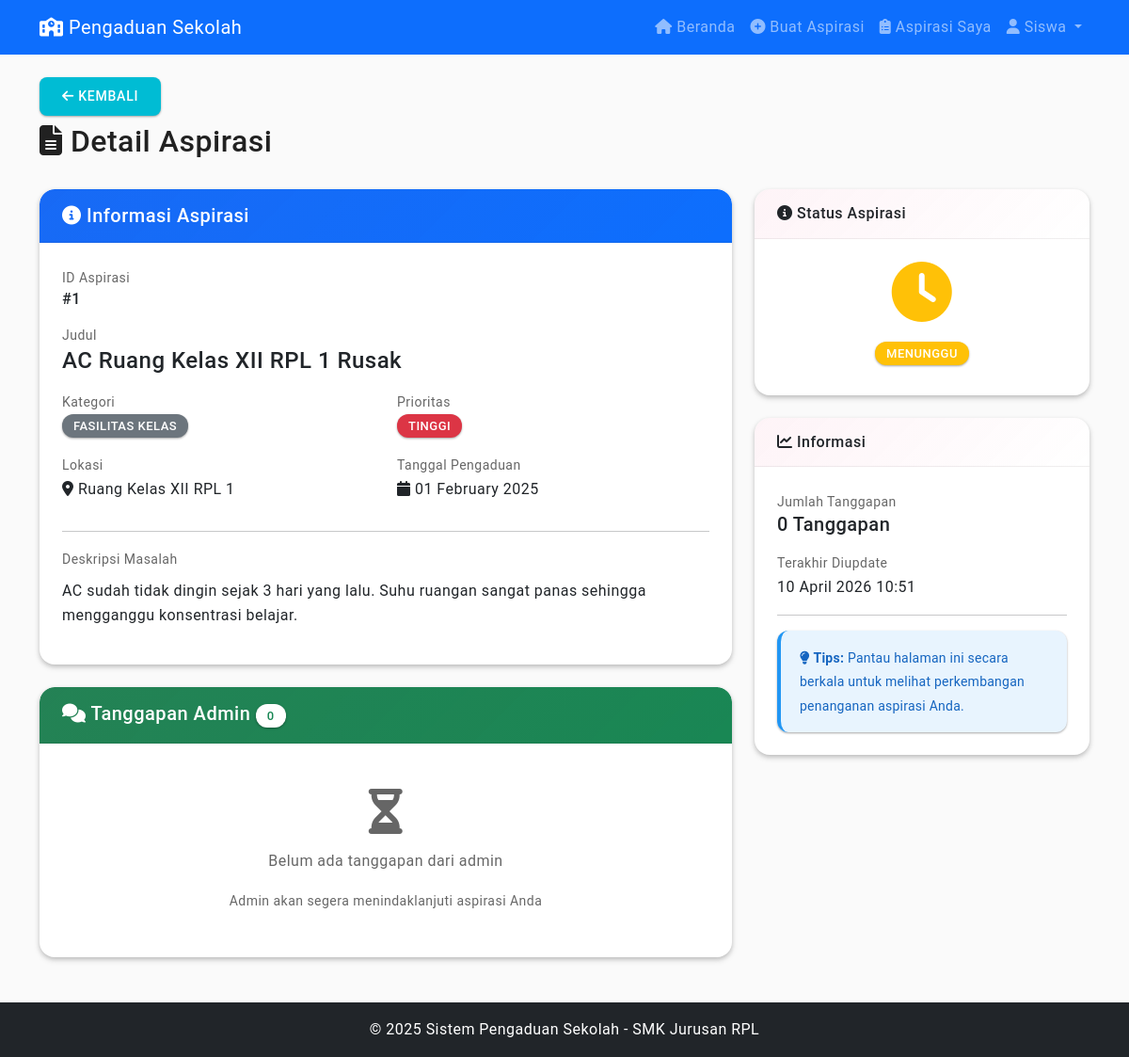
The page /siswa/detail_aspirasi.php?id=1 (signed in) on the database its author committed.
### tables this page shows
CREATE TABLE aspirasi (
    id_aspirasi INT PRIMARY KEY AUTO_INCREMENT,
    
    id_user INT NOT NULL,
     
    
    id_kategori INT NOT NULL,
     
    
    judul VARCHAR(200) NOT NULL,
    deskripsi TEXT NOT NULL,
    lokasi VARCHAR(100) NOT NULL,
    
    status ENUM('pending', 'proses', 'selesai', 'ditolak') DEFAULT 'pending',
     
    
    prioritas ENUM('rendah', 'sedang', 'tinggi') DEFAULT 'sedang',
     
    
    tanggal_pengaduan DATE NOT NULL,
    foto VARCHAR(255) NULL,
     
    
    created_at TIMESTAMP DEFAULT CURRENT_TIMESTAMP,
    updated_at TIMESTAMP DEFAULT CURRENT_TIMESTAMP ON UPDATE CURRENT_TIMESTAMP,
     
    
    FOREIGN KEY (id_user) REFERENCES users(id_user) ON DELETE CASCADE,
     
    
    FOREIGN KEY (id_kategori) REFERENCES kategori(id_kategori) ON DELETE RESTRICT
     
);

CREATE TABLE kategori (
    id_kategori INT PRIMARY KEY AUTO_INCREMENT,
    nama_kategori VARCHAR(50) NOT NULL,
    deskripsi TEXT NULL
);

### functions/functions.php (called while the page is built, shortened)
<?php
function get_aspirasi_by_id($id) {
    $conn = getConnection();
    $stmt = $conn->prepare("
        SELECT a.*, u.nama as nama_siswa, u.kelas, k.nama_kategori
        FROM aspirasi a
        JOIN users u ON a.id_user = u.id_user
        JOIN kategori k ON a.id_kategori = k.id_kategori
        WHERE a.id_aspirasi = ?
    ");
    $stmt->bind_param("i", $id);
    $stmt->execute();
    $result = $stmt->get_result();
    $aspirasi = null;
    if ($result->num_rows === 1) {
        $aspirasi = $result->fetch_assoc();
    }
    return $aspirasi;
}
function get_umpan_balik($id_aspirasi) {
    $conn = getConnection();
    $stmt = $conn->prepare("
        SELECT ub.*, u.nama as nama_admin
        FROM umpan_balik ub
        JOIN users u ON ub.id_admin = u.id_user
        WHERE ub.id_aspirasi = ?
        ORDER BY ub.tanggal_umpan_balik DESC
    ");
    $stmt->bind_param("i", $id_aspirasi);
    $stmt->execute();
    $result = $stmt->get_result();
    $umpan_balik = [];
    return $umpan_balik;
}
?>

### siswa/detail_aspirasi.php (the view, shortened to what this page needs)
<?php
require_once '../functions/functions.php';
$id_aspirasi = $_GET['id'];
$aspirasi = get_aspirasi_by_id($id_aspirasi);
$umpan_balik = get_umpan_balik($id_aspirasi);
include '../includes/header.php';
include '../includes/navbar.php';
?>
<div class="container my-4">
    <div class="row mb-4">
        <div class="col">
            <a href="aspirasi_saya.php" class="btn btn-secondary mb-2">
                <i class="fas fa-arrow-left"></i> Kembali
            </a>
            <h2><i class="fas fa-file-alt"></i> Detail Aspirasi</h2>
        </div>
    </div>
    <div class="row">
        <div class="col-md-8">
            <div class="card mb-4">
                <div class="card-header bg-primary text-white">
                    <h5 class="mb-0"><i class="fas fa-info-circle"></i> Informasi Aspirasi</h5>
                </div>
                <div class="card-body">
                    <div class="mb-3">
                        <small class="text-muted">ID Aspirasi</small>
                        <h6>#<?php echo $aspirasi['id_aspirasi']; ?></h6>
                    </div>
                    <div class="mb-3">
                        <small class="text-muted">Judul</small>
                        <h4><?php echo $aspirasi['judul']; ?></h4>
                    </div>
                    <div class="row mb-3">
                        <div class="col-md-6">
                            <small class="text-muted">Kategori</small><br>
                            <span class="badge bg-secondary"><?php echo $aspirasi['nama_kategori']; ?></span>
                        </div>
                        <div class="col-md-6">
                            <small class="text-muted">Prioritas</small><br>
                            <?php
                            $prioritas_class = [
                                'rendah' => 'secondary',
                                'sedang' => 'warning',
                                'tinggi' => 'danger'
                            ];
                            ?>
                            <span class="badge bg-<?php echo $prioritas_class[$aspirasi['prioritas']]; ?>">
                                <?php echo strtoupper($aspirasi['prioritas']); ?>
                            </span>
                        </div>
                    </div>
                    <div class="row mb-3">
                        <div class="col-md-6">
                            <small class="text-muted">Lokasi</small>
                            <p><i class="fas fa-map-marker-alt"></i> <?php echo $aspirasi['lokasi']; ?></p>
                        </div>
                        <div class="col-md-6">
                            <small class="text-muted">Tanggal Pengaduan</small>
                            <p><i class="fas fa-calendar"></i> <?php echo date('d F Y', strtotime($aspirasi['tanggal_pengaduan'])); ?></p>
                        </div>
                    </div>
                    <hr>
                    <div class="mb-3">
                        <small class="text-muted">Deskripsi Masalah</small>
                        <p class="mt-2"><?php echo nl2br($aspirasi['deskripsi']); ?></p>
                    </div>
                </div>
            </div>
            <div class="card">
                <div class="card-header bg-success text-white">
                    <h5 class="mb-0">
                        <i class="fas fa-comments"></i> Tanggapan Admin
                        <span class="badge bg-white text-success"><?php echo count($umpan_balik); ?></span>
                    </h5>
                </div>
                <div class="card-body">
                    <?php if (empty($umpan_balik)): ?>
                        <div class="text-center py-4 text-muted">
                            <i class="fas fa-hourglass-half fa-3x mb-3"></i>
                            <p>Belum ada tanggapan dari admin</p>
                            <small>Admin akan segera menindaklanjuti aspirasi Anda</small>
                        </div>
                    <?php endif; ?>
                </div>
            </div>
        </div>
        <div class="col-md-4">
            <div class="card mb-4">
                <div class="card-header">
                    <h6 class="mb-0"><i class="fas fa-info-circle"></i> Status Aspirasi</h6>
                </div>
                <div class="card-body text-center">
                    <?php
                    $status_info = [
                        'pending' => ['class' => 'warning', 'icon' => 'clock', 'text' => 'Menunggu'],
                        'proses' => ['class' => 'info', 'icon' => 'spinner', 'text' => 'Sedang Diproses'],
                        'selesai' => ['class' => 'success', 'icon' => 'check-circle', 'text' => 'Selesai'],
                        'ditolak' => ['class' => 'danger', 'icon' => 'times-circle', 'text' => 'Ditolak']
                    ];
                    $current_status = $status_info[$aspirasi['status']];
                    ?>
                    <i class="fas fa-<?php echo $current_status['icon']; ?> fa-4x text-<?php echo $current_status['class']; ?> mb-3"></i>
                    <h4>
                        <span class="badge bg-<?php echo $current_status['class']; ?>">
                            <?php echo $current_status['text']; ?>
                        </span>
                    </h4>
                </div>
            </div>
            <div class="card">
                <div class="card-header">
                    <h6 class="mb-0"><i class="fas fa-chart-line"></i> Informasi</h6>
                </div>
                <div class="card-body">
                    <div class="mb-3">
                        <small class="text-muted">Jumlah Tanggapan</small>
                        <h5><?php echo count($umpan_balik); ?> Tanggapan</h5>
                    </div>
                    <div class="mb-3">
                        <small class="text-muted">Terakhir Diupdate</small>
                        <p><?php echo date('d F Y H:i', strtotime($aspirasi['updated_at'])); ?></p>
                    </div>
                    <hr>
                    <div class="alert alert-info mb-0">
                        <small>
                            <i class="fas fa-lightbulb"></i>
                            <strong>Tips:</strong> Pantau halaman ini secara berkala untuk melihat perkembangan penanganan aspirasi Anda.
                        </small>
                    </div>
                </div>
            </div>
        </div>
    </div>
</div>
<?php include '../includes/footer.php'; ?>

### assets/css/style.css (style rules this page uses)
:root { --md-primary: #E91E63; --md-primary-light: #F06292; --md-primary-dark: #C2185B; --md-secondary: #00BCD4; --md-secondary-light: #4DD0E1; --md-secondary-dark: #0097A7; --md-background: #FAFAFA; --md-surface: #FFFFFF; --md-error: #F44336; --md-on-primary: #FFFFFF; --md-on-secondary: #FFFFFF; --md-on-background: rgba(0, 0, 0, 0.87); --md-on-surface: rgba(0, 0, 0, 0.87); --md-on-error: #FFFFFF; --md-success: #4CAF50; --md-warning: #FF9800; --md-info: #2196F3; --md-teal: #009688; --md-purple: #9C27B0; --md-deep-purple: #673AB7; --shadow-1: 0 1px 3px rgba(0,0,0,0.12), 0 1px 2px rgba(0,0,0,0.24); --shadow-2: 0 3px 6px rgba(0,0,0,0.15), 0 2px 4px rgba(0,0,0,0.12); --shadow-3: 0 10px 20px rgba(0,0,0,0.15), 0 3px 6px rgba(0,0,0,0.10); --shadow-4: 0 15px 25px rgba(0,0,0,0.15), 0 5px 10px rgba(0,0,0,0.05); --shadow-5: 0 20px 40px rgba(0,0,0,0.2); --transition-fast: 150ms cubic-bezier(0.4, 0, 0.2, 1); --transition-standard: 250ms cubic-bezier(0.4, 0, 0.2, 1); --transition-complex: 375ms cubic-bezier(0.4, 0, 0.2, 1); }
* { font-family: 'Roboto', -apple-system, BlinkMacSystemFont, 'Segoe UI', sans-serif; }
body { color: var(--md-on-background); background-color: var(--md-background); font-size: 16px; line-height: 1.6; letter-spacing: 0.03em; }
.card { border-radius: 16px; border: none; background: var(--md-surface); box-shadow: var(--shadow-2); transition: all var(--transition-standard); overflow: hidden; }
.card-body { padding: 24px; }
.card-header { border-radius: 16px 16px 0 0 !important; font-weight: 500; letter-spacing: 0.5px; background: linear-gradient(135deg, rgba(233, 30, 99, 0.05) 0%, transparent 100%); border-bottom: 1px solid rgba(0,0,0,0.06); padding: 16px 24px; }
.badge { font-size: 0.8125rem; font-weight: 500; letter-spacing: 0.5px; padding: 6px 12px; border-radius: 12px; text-transform: uppercase; display: inline-flex; align-items: center; box-shadow: var(--shadow-1); }
.btn { border-radius: 8px; font-weight: 500; letter-spacing: 0.75px; text-transform: uppercase; font-size: 0.875rem; padding: 10px 24px; transition: all var(--transition-standard); box-shadow: var(--shadow-1); border: none; position: relative; overflow: hidden; }
.btn::before { content: ''; position: absolute; top: 50%; left: 50%; width: 0; height: 0; border-radius: 50%; background: rgba(255,255,255,0.3); transform: translate(-50%, -50%); transition: width 0.6s, height 0.6s; }
.btn-secondary { background: var(--md-secondary); color: var(--md-on-secondary); }
.alert { border-radius: 12px; border: none; border-left: 4px solid; padding: 16px 20px; box-shadow: var(--shadow-1); font-weight: 400; letter-spacing: 0.25px; }
.alert-info { background: rgba(33, 150, 243, 0.1); border-left-color: var(--md-info); color: #1565C0; }
.text-muted { color: rgba(0,0,0,0.6) !important; }
.bg-white { background-color: var(--md-surface) !important; }

### rows shown on the page
aspirasi: id_aspirasi "1", judul "AC Ruang Kelas XII RPL 1 Rusak", id_kategori.nama_kategori "FASILITAS KELAS", prioritas "TINGGI", lokasi "Ruang Kelas XII RPL 1", tanggal_pengaduan "01 February 2025", deskripsi "AC sudah tidak dingin sejak 3 hari yang lalu. Suhu ruangan sangat panas sehingga mengganggu konsentrasi belajar.", status "MENUNGGU", updated_at "10 April 2026 10:51"

### other values the page prints
$_SESSION['nama'] "Siswa"
count($umpan_balik) "0"
